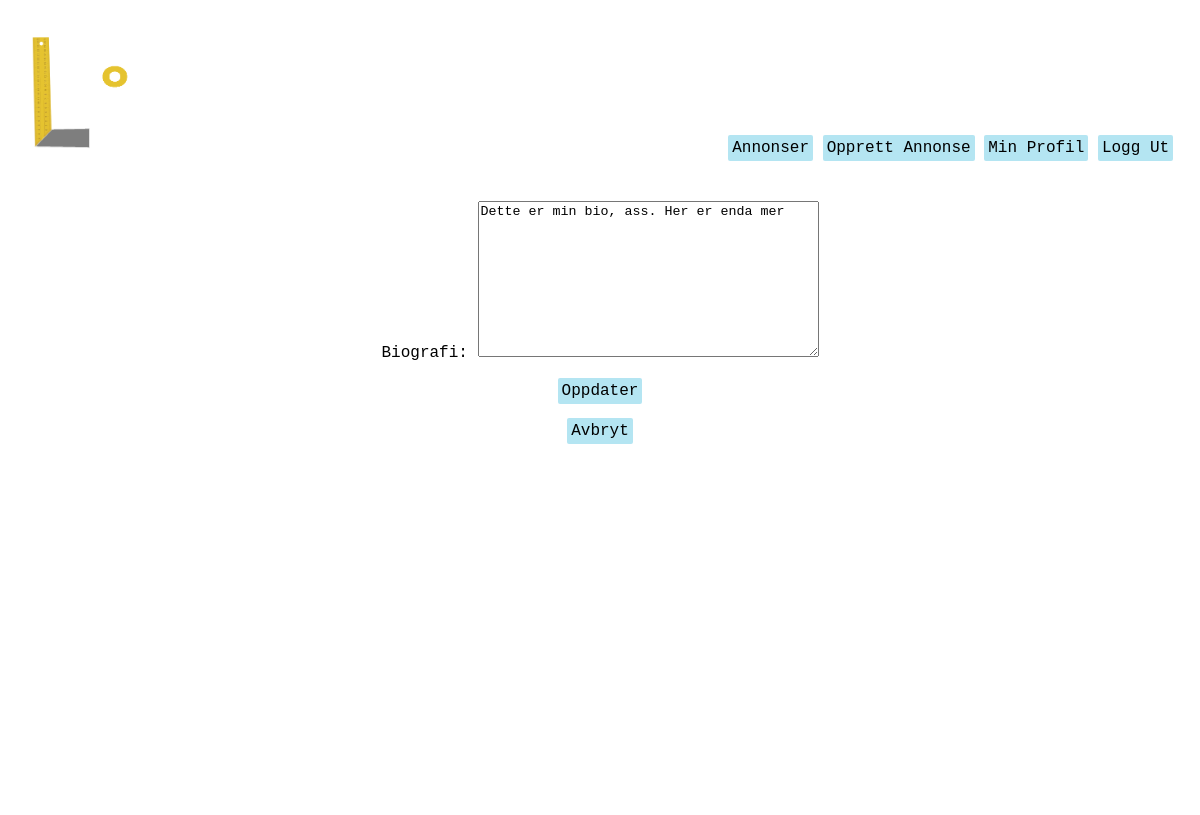
The app's page /users/profile/update (signed in), older data.
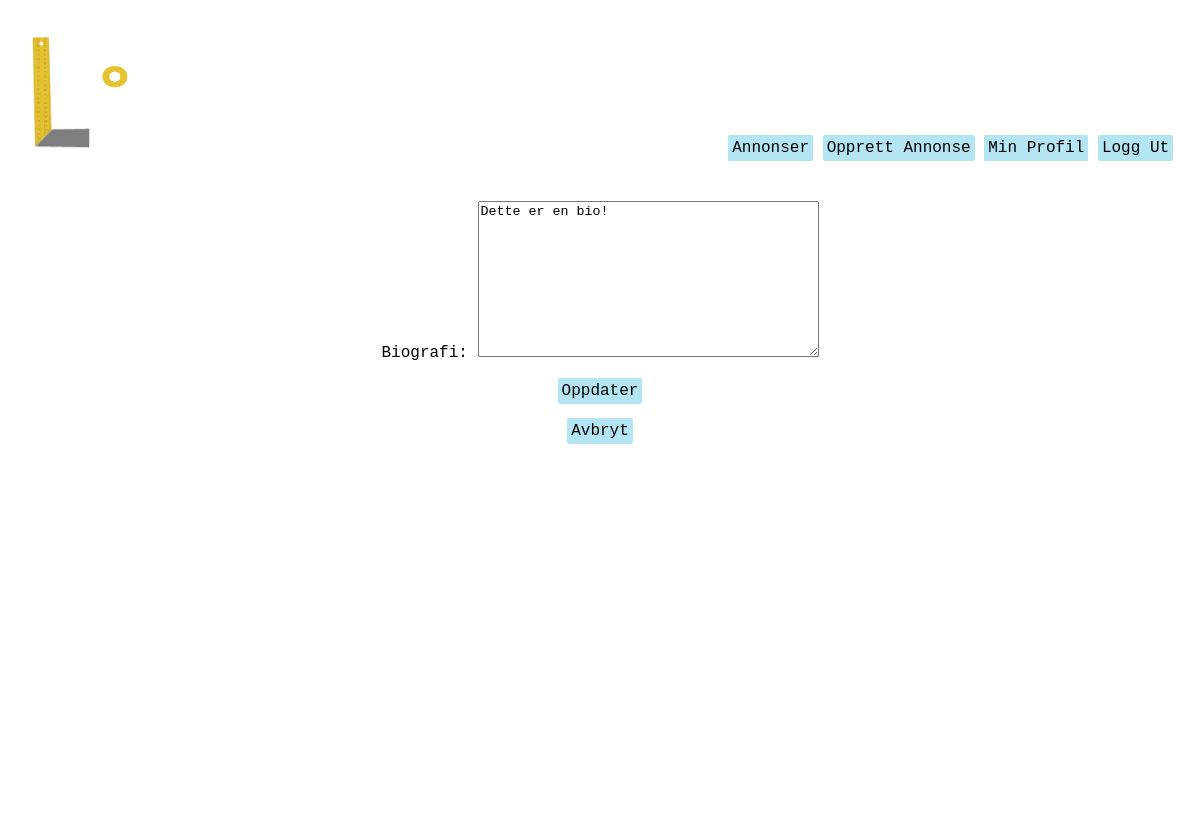
The same page, newer data.
### users/models.py (models this page shows, shortened)
class Profile(models.Model):
    user = models.OneToOneField(User, on_delete=models.CASCADE)
    bio = models.TextField(verbose_name="Biografi", null=True)

### users/views.py (the view)
# urls.py: path('profile/update', views.update_profile, name='update_profile'),
@login_required
def update_profile(request):
    if request.method == 'POST':
        profile_form = ProfileForm(request.POST, instance=request.user.profile)
        if profile_form.is_valid():
            profile_form.save()
            messages.success(request, 'Profilen din ble oppdatert')
            return redirect('users:my_profile')
    else:
        profile_form = ProfileForm(instance=request.user.profile)
    context = {'profile_form': profile_form}
    return render(request, 'users/update_profile.html', context)

### users/forms.py
class ProfileForm(ModelForm):
    class Meta:
        model = Profile
        fields = ['bio']

### users/templates/users/update_profile.html (shortened to what this page needs)
{% extends "users/base.html" %}
{% block content %}
    <div>
        <form action="" method = "post">
            {{ profile_form.as_p }}
            <input type="submit" value="Oppdater" class=knapp>
        </form>
        <br>
        <a href="{% url 'users:my_profile' %}" class="knapp">Avbryt</a>
    </div>
{% endblock content %}

Row changes from the older to the newer data that the page shows:
changed Profile: bio "Dette er min bio, ass. Her er enda mer" → "Dette er en bio!"
